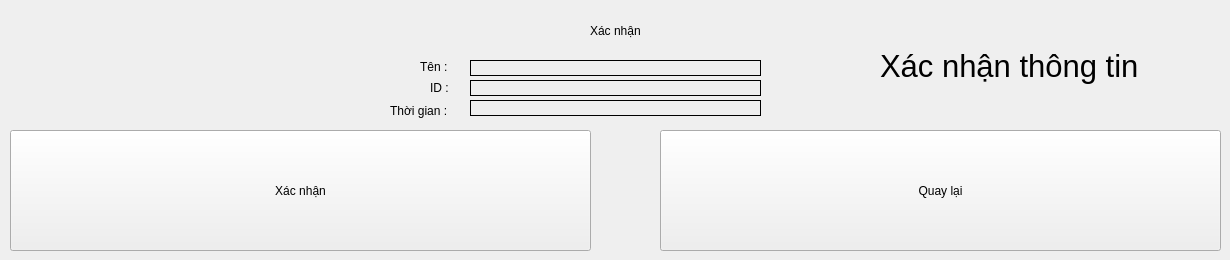
    <widget class="QWidget" name="ModuleXacNhan">
     <widget class="QLabel" name="label_28">
      <property name="geometry">
       <rect>
        <x>590</x>
        <y>10</y>
        <width>61</width>
        <height>41</height>
       </rect>
      </property>
      <property name="text">
       <string>Xác nhận</string>
      </property>
     </widget>
     <widget class="QLabel" name="label_29">
      <property name="geometry">
       <rect>
        <x>420</x>
        <y>60</y>
        <width>47</width>
        <height>13</height>
       </rect>
      </property>
      <property name="text">
       <string>Tên :</string>
      </property>
     </widget>
     <widget class="QLabel" name="xacNhanKeyboard">
      <property name="geometry">
       <rect>
        <x>470</x>
        <y>60</y>
        <width>291</width>
        <height>16</height>
       </rect>
      </property>
      <property name="frameShape">
       <enum>QFrame::Box</enum>
      </property>
      <property name="text">
       <string/>
      </property>
     </widget>
     <widget class="QLabel" name="label_31">
      <property name="geometry">
       <rect>
        <x>430</x>
        <y>80</y>
        <width>31</width>
        <height>16</height>
       </rect>
      </property>
      <property name="text">
       <string>ID :</string>
      </property>
     </widget>
     <widget class="QLabel" name="xacNhanNumber">
      <property name="geometry">
       <rect>
        <x>470</x>
        <y>80</y>
        <width>291</width>
        <height>16</height>
       </rect>
      </property>
      <property name="frameShape">
       <enum>QFrame::Box</enum>
      </property>
      <property name="text">
       <string/>
      </property>
     </widget>
     <widget class="QLabel" name="label_33">
      <property name="geometry">
       <rect>
        <x>390</x>
        <y>100</y>
        <width>61</width>
        <height>21</height>
       </rect>
      </property>
      <property name="text">
       <string>Thời gian :</string>
      </property>
     </widget>
     <widget class="QLabel" name="xacNhanThoiGian">
      <property name="geometry">
       <rect>
        <x>470</x>
        <y>100</y>
        <width>291</width>
        <height>16</height>
       </rect>
      </property>
      <property name="frameShape">
       <enum>QFrame::Box</enum>
      </property>
      <property name="text">
       <string/>
      </property>
     </widget>
     <widget class="QPushButton" name="xacnhanButton">
      <property name="geometry">
       <rect>
        <x>10</x>
        <y>130</y>
        <width>581</width>
        <height>121</height>
       </rect>
      </property>
      <property name="text">
       <string>Xác nhận</string>
      </property>
     </widget>
     <widget class="QPushButton" name="backxacnhanButton">
      <property name="geometry">
       <rect>
        <x>660</x>
        <y>130</y>
        <width>561</width>
        <height>121</height>
       </rect>
      </property>
      <property name="text">
       <string>Quay lại</string>
      </property>
     </widget>
     <widget class="QLabel" name="xacnhanthongtin">
      <property name="geometry">
       <rect>
        <x>880</x>
        <y>40</y>
        <width>321</width>
        <height>51</height>
       </rect>
      </property>
      <property name="font">
       <font>
        <pointsize>23</pointsize>
       </font>
      </property>
      <property name="text">
       <string>Xác nhận thông tin</string>
      </property>
     </widget>
    </widget>
